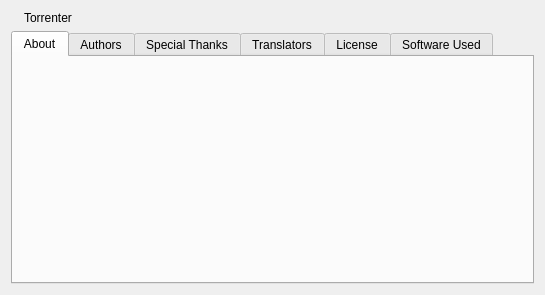
<?xml version="1.0" encoding="UTF-8"?>
<ui version="4.0">
 <author>Christophe Dumez</author>
 <class>AboutDialog</class>
 <widget class="QDialog" name="AboutDialog">
  <property name="geometry">
   <rect>
    <x>0</x>
    <y>0</y>
    <width>545</width>
    <height>295</height>
   </rect>
  </property>
  <property name="windowTitle">
   <string>About Torrenter</string>
  </property>
  <layout class="QVBoxLayout" name="aboutDlgLayout">
   <item>
    <layout class="QHBoxLayout" name="titleHBoxLayout">
     <item>
      <widget class="QLabel" name="logo"/>
     </item>
     <item>
      <widget class="QLabel" name="labelName">
       <property name="text">
        <string notr="true">Torrenter</string>
       </property>
       <property name="textInteractionFlags">
        <set>Qt::TextInteractionFlag::LinksAccessibleByMouse|Qt::TextInteractionFlag::TextSelectableByKeyboard|Qt::TextInteractionFlag::TextSelectableByMouse</set>
       </property>
      </widget>
     </item>
     <item>
      <spacer name="horizontalSpacer_6">
       <property name="orientation">
        <enum>Qt::Orientation::Horizontal</enum>
       </property>
       <property name="sizeHint" stdset="0">
        <size>
         <width>0</width>
         <height>0</height>
        </size>
       </property>
      </spacer>
     </item>
    </layout>
   </item>
   <item>
    <widget class="QTabWidget" name="tw_tabs">
     <property name="currentIndex">
      <number>0</number>
     </property>
     <widget class="QWidget" name="aboutTab">
      <attribute name="title">
       <string>About</string>
      </attribute>
      <layout class="QGridLayout" name="aboutTabLayout">
       <item row="0" column="0">
        <widget class="QLabel" name="labelMascot"/>
       </item>
       <item row="0" column="1">
        <widget class="QLabel" name="labelAbout">
         <property name="sizePolicy">
          <sizepolicy hsizetype="Expanding" vsizetype="Expanding">
           <horstretch>0</horstretch>
           <verstretch>0</verstretch>
          </sizepolicy>
         </property>
         <property name="textFormat">
          <enum>Qt::TextFormat::RichText</enum>
         </property>
         <property name="wordWrap">
          <bool>true</bool>
         </property>
         <property name="openExternalLinks">
          <bool>true</bool>
         </property>
         <property name="textInteractionFlags">
          <set>Qt::TextInteractionFlag::LinksAccessibleByKeyboard|Qt::TextInteractionFlag::LinksAccessibleByMouse</set>
         </property>
        </widget>
       </item>
      </layout>
     </widget>
     <widget class="QWidget" name="authorTab">
      <attribute name="title">
       <string>Authors</string>
      </attribute>
      <layout class="QVBoxLayout" name="authorTabLayout">
       <item>
        <widget class="QGroupBox" name="groupBox_2">
         <property name="title">
          <string>Current maintainer</string>
         </property>
         <layout class="QGridLayout" name="gridLayout_4">
          <item row="0" column="0">
           <widget class="QLabel" name="label_14">
            <property name="text">
             <string>Name:</string>
            </property>
           </widget>
          </item>
          <item row="0" column="1">
           <widget class="QLabel" name="label_17">
            <property name="text">
             <string notr="true">Sledgehammer999</string>
            </property>
           </widget>
          </item>
          <item row="1" column="0">
           <widget class="QLabel" name="label_15">
            <property name="text">
             <string>Nationality:</string>
            </property>
           </widget>
          </item>
          <item row="1" column="1">
           <widget class="QLabel" name="label_18">
            <property name="text">
             <string>Greece</string>
            </property>
           </widget>
          </item>
          <item row="2" column="0">
           <widget class="QLabel" name="label_16">
            <property name="text">
             <string>E-mail:</string>
            </property>
           </widget>
          </item>
          <item row="2" column="1">
           <widget class="QLabel" name="label_19">
            <property name="text">
             <string notr="true">&lt;a href=&quot;mailto:sledgehammer999@qbittorrent.org&quot;&gt;sledgehammer999@qbittorrent.org&lt;/a&gt;</string>
            </property>
            <property name="openExternalLinks">
             <bool>true</bool>
            </property>
            <property name="textInteractionFlags">
             <set>Qt::TextInteractionFlag::LinksAccessibleByMouse|Qt::TextInteractionFlag::TextSelectableByMouse</set>
            </property>
           </widget>
          </item>
          <item row="2" column="2">
           <spacer name="horizontalSpacer">
            <property name="orientation">
             <enum>Qt::Orientation::Horizontal</enum>
            </property>
            <property name="sizeHint" stdset="0">
             <size>
              <width>0</width>
              <height>0</height>
             </size>
            </property>
           </spacer>
          </item>
         </layout>
        </widget>
       </item>
       <item>
        <widget class="QGroupBox" name="groupBox">
         <property name="title">
          <string>Original author</string>
         </property>
         <layout class="QGridLayout" name="gridLayout_5">
          <item row="0" column="0">
           <widget class="QLabel" name="label_3">
            <property name="text">
             <string>Name:</string>
            </property>
           </widget>
          </item>
          <item row="0" column="1">
           <widget class="QLabel" name="label_2">
            <property name="text">
             <string notr="true">Christophe Dumez</string>
            </property>
           </widget>
          </item>
          <item row="1" column="0">
           <widget class="QLabel" name="label_4">
            <property name="text">
             <string>Nationality:</string>
            </property>
           </widget>
          </item>
          <item row="1" column="1">
           <widget class="QLabel" name="label_7">
            <property name="text">
             <string>France</string>
            </property>
           </widget>
          </item>
          <item row="2" column="0">
           <widget class="QLabel" name="label_5">
            <property name="text">
             <string>E-mail:</string>
            </property>
           </widget>
          </item>
          <item row="2" column="1">
           <widget class="QLabel" name="label_6">
            <property name="text">
             <string notr="true">&lt;a href=&quot;mailto:chris@qbittorrent.org&quot;&gt;chris@qbittorrent.org&lt;/a&gt;</string>
            </property>
            <property name="openExternalLinks">
             <bool>true</bool>
            </property>
            <property name="textInteractionFlags">
             <set>Qt::TextInteractionFlag::LinksAccessibleByMouse|Qt::TextInteractionFlag::TextSelectableByMouse</set>
            </property>
           </widget>
          </item>
          <item row="2" column="2">
           <spacer name="horizontalSpacer_2">
            <property name="orientation">
             <enum>Qt::Orientation::Horizontal</enum>
            </property>
            <property name="sizeHint" stdset="0">
             <size>
              <width>0</width>
              <height>0</height>
             </size>
            </property>
           </spacer>
          </item>
         </layout>
        </widget>
       </item>
       <item>
        <spacer name="verticalSpacer">
         <property name="orientation">
          <enum>Qt::Orientation::Vertical</enum>
         </property>
         <property name="sizeHint" stdset="0">
          <size>
           <width>0</width>
           <height>0</height>
          </size>
         </property>
        </spacer>
       </item>
      </layout>
     </widget>
     <widget class="QWidget" name="thanksTab">
      <attribute name="title">
       <string>Special Thanks</string>
      </attribute>
      <layout class="QVBoxLayout" name="thanksTabLayout">
       <property name="leftMargin">
        <number>0</number>
       </property>
       <property name="topMargin">
        <number>0</number>
       </property>
       <property name="rightMargin">
        <number>0</number>
       </property>
       <property name="bottomMargin">
        <number>0</number>
       </property>
       <item>
        <widget class="QTextBrowser" name="textBrowserThanks">
         <property name="openExternalLinks">
          <bool>true</bool>
         </property>
        </widget>
       </item>
      </layout>
     </widget>
     <widget class="QWidget" name="translationTab">
      <attribute name="title">
       <string>Translators</string>
      </attribute>
      <layout class="QVBoxLayout" name="translationTabLayout">
       <property name="leftMargin">
        <number>0</number>
       </property>
       <property name="topMargin">
        <number>0</number>
       </property>
       <property name="rightMargin">
        <number>0</number>
       </property>
       <property name="bottomMargin">
        <number>0</number>
       </property>
       <item>
        <widget class="QTextBrowser" name="textBrowserTranslation">
         <property name="lineWrapMode">
          <enum>QTextEdit::LineWrapMode::NoWrap</enum>
         </property>
         <property name="openExternalLinks">
          <bool>true</bool>
         </property>
        </widget>
       </item>
      </layout>
     </widget>
     <widget class="QWidget" name="licenseTab">
      <attribute name="title">
       <string>License</string>
      </attribute>
      <layout class="QVBoxLayout" name="licenseTabLayout">
       <property name="leftMargin">
        <number>0</number>
       </property>
       <property name="topMargin">
        <number>0</number>
       </property>
       <property name="rightMargin">
        <number>0</number>
       </property>
       <property name="bottomMargin">
        <number>0</number>
       </property>
       <item>
        <widget class="QTextBrowser" name="textBrowserLicense">
         <property name="openExternalLinks">
          <bool>true</bool>
         </property>
        </widget>
       </item>
      </layout>
     </widget>
     <widget class="QWidget" name="SoftwareUsedTab">
      <attribute name="title">
       <string>Software Used</string>
      </attribute>
      <layout class="QVBoxLayout" name="SoftwareUsedTabLayout">
       <item>
        <layout class="QHBoxLayout" name="horizontalLayout">
         <item>
          <widget class="QLabel" name="label">
           <property name="text">
            <string>Torrenter is using the following libraries:</string>
           </property>
          </widget>
         </item>
         <item>
          <spacer name="horizontalSpacer_5">
           <property name="orientation">
            <enum>Qt::Orientation::Horizontal</enum>
           </property>
           <property name="sizeHint" stdset="0">
            <size>
             <width>40</width>
             <height>20</height>
            </size>
           </property>
          </spacer>
         </item>
         <item>
          <widget class="QPushButton" name="btnCopyToClipboard">
           <property name="text">
            <string>Copy to clipboard</string>
           </property>
          </widget>
         </item>
        </layout>
       </item>
       <item>
        <widget class="Line" name="line_2">
         <property name="orientation">
          <enum>Qt::Orientation::Horizontal</enum>
         </property>
        </widget>
       </item>
       <item>
        <layout class="QGridLayout" name="gridLayout">
         <item row="0" column="1">
          <widget class="QLabel" name="labelQt">
           <property name="text">
            <string notr="true">Qt:</string>
           </property>
           <property name="alignment">
            <set>Qt::AlignmentFlag::AlignRight|Qt::AlignmentFlag::AlignTrailing|Qt::AlignmentFlag::AlignVCenter</set>
           </property>
           <property name="textInteractionFlags">
            <set>Qt::TextInteractionFlag::LinksAccessibleByMouse|Qt::TextInteractionFlag::TextSelectableByMouse</set>
           </property>
          </widget>
         </item>
         <item row="0" column="2">
          <widget class="QLabel" name="labelQtVer">
           <property name="textInteractionFlags">
            <set>Qt::TextInteractionFlag::LinksAccessibleByMouse|Qt::TextInteractionFlag::TextSelectableByMouse</set>
           </property>
          </widget>
         </item>
         <item row="1" column="0">
          <spacer name="horizontalSpacer_4">
           <property name="orientation">
            <enum>Qt::Orientation::Horizontal</enum>
           </property>
           <property name="sizeHint" stdset="0">
            <size>
             <width>0</width>
             <height>0</height>
            </size>
           </property>
          </spacer>
         </item>
         <item row="1" column="1">
          <widget class="QLabel" name="labelLibt">
           <property name="text">
            <string notr="true">Libtorrent:</string>
           </property>
           <property name="alignment">
            <set>Qt::AlignmentFlag::AlignRight|Qt::AlignmentFlag::AlignTrailing|Qt::AlignmentFlag::AlignVCenter</set>
           </property>
           <property name="textInteractionFlags">
            <set>Qt::TextInteractionFlag::LinksAccessibleByMouse|Qt::TextInteractionFlag::TextSelectableByMouse</set>
           </property>
          </widget>
         </item>
         <item row="1" column="2">
          <widget class="QLabel" name="labelLibtVer">
           <property name="textInteractionFlags">
            <set>Qt::TextInteractionFlag::LinksAccessibleByMouse|Qt::TextInteractionFlag::TextSelectableByMouse</set>
           </property>
          </widget>
         </item>
         <item row="1" column="3">
          <spacer name="horizontalSpacer_3">
           <property name="orientation">
            <enum>Qt::Orientation::Horizontal</enum>
           </property>
           <property name="sizeHint" stdset="0">
            <size>
             <width>0</width>
             <height>0</height>
            </size>
           </property>
          </spacer>
         </item>
         <item row="2" column="1">
          <widget class="QLabel" name="labelBoost">
           <property name="text">
            <string notr="true">Boost:</string>
           </property>
           <property name="alignment">
            <set>Qt::AlignmentFlag::AlignRight|Qt::AlignmentFlag::AlignTrailing|Qt::AlignmentFlag::AlignVCenter</set>
           </property>
           <property name="textInteractionFlags">
            <set>Qt::TextInteractionFlag::LinksAccessibleByMouse|Qt::TextInteractionFlag::TextSelectableByMouse</set>
           </property>
          </widget>
         </item>
         <item row="2" column="2">
          <widget class="QLabel" name="labelBoostVer">
           <property name="textInteractionFlags">
            <set>Qt::TextInteractionFlag::LinksAccessibleByMouse|Qt::TextInteractionFlag::TextSelectableByMouse</set>
           </property>
          </widget>
         </item>
         <item row="3" column="1">
          <widget class="QLabel" name="labelOpenssl">
           <property name="text">
            <string notr="true">OpenSSL:</string>
           </property>
           <property name="alignment">
            <set>Qt::AlignmentFlag::AlignRight|Qt::AlignmentFlag::AlignTrailing|Qt::AlignmentFlag::AlignVCenter</set>
           </property>
           <property name="textInteractionFlags">
            <set>Qt::TextInteractionFlag::LinksAccessibleByMouse|Qt::TextInteractionFlag::TextSelectableByMouse</set>
           </property>
          </widget>
         </item>
         <item row="3" column="2">
          <widget class="QLabel" name="labelOpensslVer">
           <property name="textInteractionFlags">
            <set>Qt::TextInteractionFlag::LinksAccessibleByMouse|Qt::TextInteractionFlag::TextSelectableByMouse</set>
           </property>
          </widget>
         </item>
         <item row="4" column="1">
          <widget class="QLabel" name="labelZlib">
           <property name="text">
            <string notr="true">zlib:</string>
           </property>
           <property name="alignment">
            <set>Qt::AlignmentFlag::AlignRight|Qt::AlignmentFlag::AlignTrailing|Qt::AlignmentFlag::AlignVCenter</set>
           </property>
           <property name="textInteractionFlags">
            <set>Qt::TextInteractionFlag::LinksAccessibleByMouse|Qt::TextInteractionFlag::TextSelectableByMouse</set>
           </property>
          </widget>
         </item>
         <item row="4" column="2">
          <widget class="QLabel" name="labelZlibVer">
           <property name="textInteractionFlags">
            <set>Qt::TextInteractionFlag::LinksAccessibleByMouse|Qt::TextInteractionFlag::TextSelectableByMouse</set>
           </property>
          </widget>
         </item>
        </layout>
       </item>
       <item>
        <widget class="Line" name="line">
         <property name="orientation">
          <enum>Qt::Orientation::Horizontal</enum>
         </property>
        </widget>
       </item>
       <item>
        <widget class="QLabel" name="labelDBIP">
         <property name="text">
          <string notr="true">DB-IP license text</string>
         </property>
         <property name="wordWrap">
          <bool>true</bool>
         </property>
         <property name="openExternalLinks">
          <bool>true</bool>
         </property>
         <property name="textInteractionFlags">
          <set>Qt::TextInteractionFlag::LinksAccessibleByKeyboard|Qt::TextInteractionFlag::LinksAccessibleByMouse</set>
         </property>
        </widget>
       </item>
       <item>
        <spacer name="verticalSpacer_2">
         <property name="orientation">
          <enum>Qt::Orientation::Vertical</enum>
         </property>
         <property name="sizeHint" stdset="0">
          <size>
           <width>0</width>
           <height>0</height>
          </size>
         </property>
        </spacer>
       </item>
      </layout>
     </widget>
    </widget>
   </item>
  </layout>
 </widget>
 <resources/>
 <connections/>
</ui>
